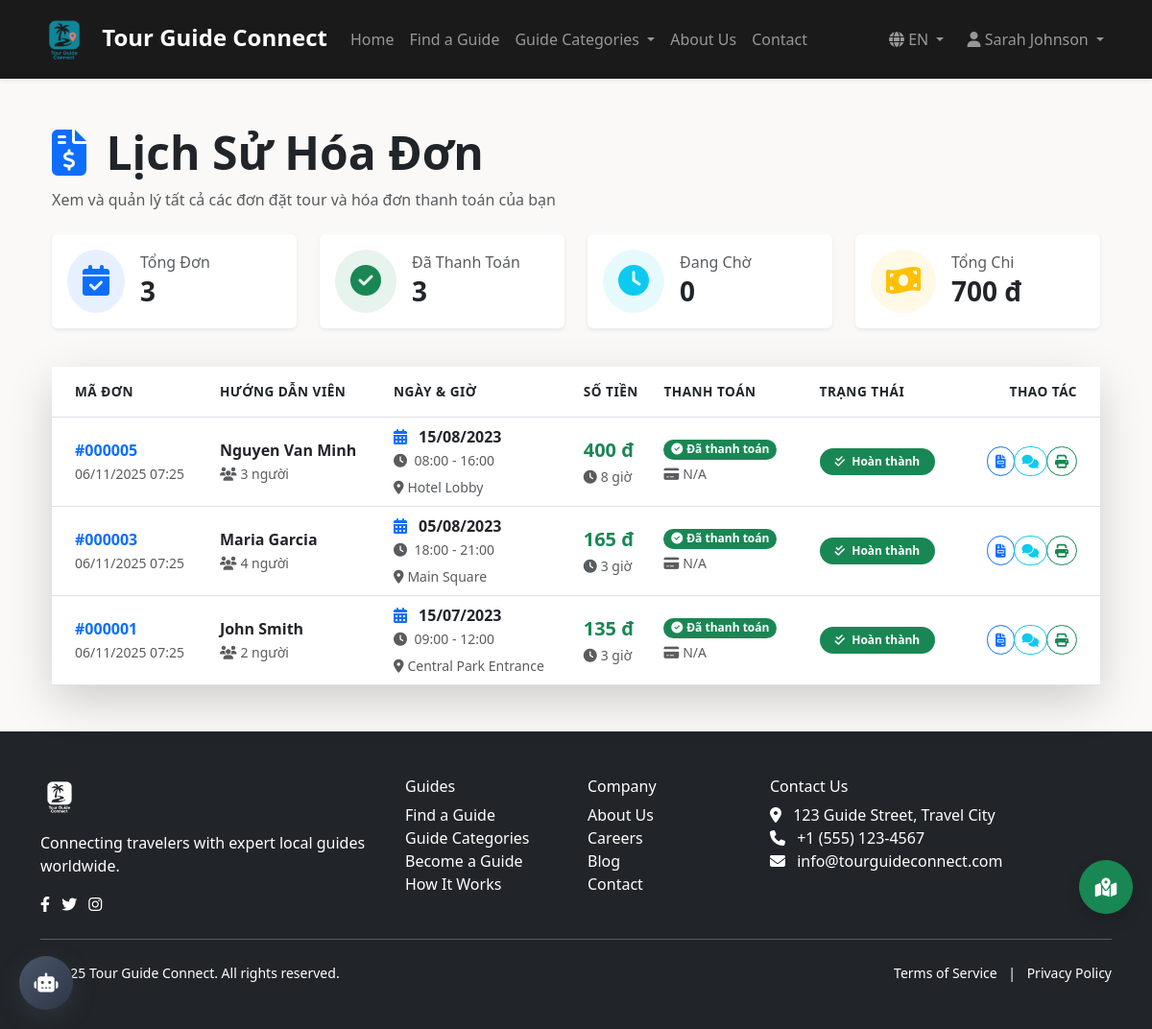
The app's page /user/bookings (signed in) with its own data.
### tables this page shows
CREATE TABLE bookings (
    id INT AUTO_INCREMENT PRIMARY KEY,
    guide_id INT NOT NULL,
    user_id INT NOT NULL,
    booking_date DATE NOT NULL,
    start_time TIME NOT NULL,
    end_time TIME NOT NULL,
    total_hours DECIMAL(5, 2) NOT NULL,
    total_price DECIMAL(10, 2) NOT NULL,
    status ENUM('pending', 'confirmed', 'completed', 'cancelled') NOT NULL DEFAULT 'pending',
    payment_status ENUM('pending', 'paid', 'refunded') NOT NULL DEFAULT 'pending',
    transaction_id VARCHAR(50) NULL,
    special_requests TEXT NULL,
    number_of_people INT NOT NULL DEFAULT 1,
    meeting_location TEXT NOT NULL,
    created_at TIMESTAMP DEFAULT CURRENT_TIMESTAMP,
    updated_at TIMESTAMP DEFAULT CURRENT_TIMESTAMP ON UPDATE CURRENT_TIMESTAMP,
    FOREIGN KEY (guide_id) REFERENCES guide_profiles(id) ON DELETE CASCADE,
    FOREIGN KEY (user_id) REFERENCES users(id) ON DELETE CASCADE
);

CREATE TABLE users (
    id INT AUTO_INCREMENT PRIMARY KEY,
    name VARCHAR(100) NOT NULL,
    email VARCHAR(100) NOT NULL UNIQUE,
    google_id VARCHAR(255) NULL,
    password VARCHAR(255) NOT NULL,
    user_type ENUM('user', 'guide', 'admin') NOT NULL DEFAULT 'user',
    profile_image VARCHAR(255) DEFAULT 'default.jpg',
    created_at TIMESTAMP DEFAULT CURRENT_TIMESTAMP,
    updated_at TIMESTAMP DEFAULT CURRENT_TIMESTAMP ON UPDATE CURRENT_TIMESTAMP,
    last_login TIMESTAMP NULL,
    status ENUM('active', 'inactive', 'pending', 'banned') NOT NULL DEFAULT 'pending',
    verification_token VARCHAR(100) NULL,
    reset_token VARCHAR(100) NULL,
    reset_token_expires TIMESTAMP NULL,
    phone VARCHAR(20) NULL,
    address TEXT NULL,
    hobbies TEXT NULL,
    UNIQUE INDEX google_id_idx (google_id)
);

### app/views/user/bookings.php (the view, shortened to what the rows shown need)
<div class="container my-5">
    <div class="row mb-4">
        <div class="col-12">
            <div>
                <h1 class="display-5 fw-bold mb-2">
                    <i class="fas fa-file-invoice-dollar me-2 text-primary"></i>
                    Lịch Sử Hóa Đơn
                </h1>
                <p class="text-muted mb-0">Xem và quản lý tất cả các đơn đặt tour và hóa đơn thanh toán của bạn</p>
            </div>
        </div>
    </div>
    <div class="row mb-4">
        <div class="col-md-3 col-sm-6 mb-3">
            <div class="card border-0 shadow-sm h-100">
                <div class="card-body">
                    <div class="d-flex align-items-center">
                        <div class="flex-shrink-0">
                            <div class="bg-primary bg-opacity-10 rounded-circle p-3">
                                <i class="fas fa-calendar-check fa-2x text-primary"></i>
                            </div>
                        </div>
                        <div class="flex-grow-1 ms-3">
                            <h6 class="text-muted mb-1">Tổng Đơn</h6>
                            <h3 class="mb-0 fw-bold"><?php echo count($allBookings ?? $bookings); ?></h3>
                        </div>
                    </div>
                </div>
            </div>
        </div>
        <div class="col-md-3 col-sm-6 mb-3">
            <div class="card border-0 shadow-sm h-100">
                <div class="card-body">
                    <div class="d-flex align-items-center">
                        <div class="flex-shrink-0">
                            <div class="bg-success bg-opacity-10 rounded-circle p-3">
                                <i class="fas fa-check-circle fa-2x text-success"></i>
                            </div>
                        </div>
                        <div class="flex-grow-1 ms-3">
                            <h6 class="text-muted mb-1">Đã Thanh Toán</h6>
                            <h3 class="mb-0 fw-bold">
                                <?php
                                    $paidCount = 0;
                                    $statsBookings = $allBookings ?? $bookings;
                                    foreach($statsBookings as $b) {
                                        if($b->payment_status == 'paid' || ($b->transaction_payment_status == 'success')) {
                                            $paidCount++;
                                        }
                                    }
                                    echo $paidCount;
                                ?>
                            </h3>
                        </div>
                    </div>
                </div>
            </div>
        </div>
        <div class="col-md-3 col-sm-6 mb-3">
            <div class="card border-0 shadow-sm h-100">
                <div class="card-body">
                    <div class="d-flex align-items-center">
                        <div class="flex-shrink-0">
                            <div class="bg-info bg-opacity-10 rounded-circle p-3">
                                <i class="fas fa-clock fa-2x text-info"></i>
                            </div>
                        </div>
                        <div class="flex-grow-1 ms-3">
                            <h6 class="text-muted mb-1">Đang Chờ</h6>
                            <h3 class="mb-0 fw-bold">
                                <?php
                                    $pendingCount = 0;
                                    echo $pendingCount;
                                ?>
                            </h3>
                        </div>
                    </div>
                </div>
            </div>
        </div>
        <div class="col-md-3 col-sm-6 mb-3">
            <div class="card border-0 shadow-sm h-100">
                <div class="card-body">
                    <div class="d-flex align-items-center">
                        <div class="flex-shrink-0">
                            <div class="bg-warning bg-opacity-10 rounded-circle p-3">
                                <i class="fas fa-money-bill-wave fa-2x text-warning"></i>
                            </div>
                        </div>
                        <div class="flex-grow-1 ms-3">
                            <h6 class="text-muted mb-1">Tổng Chi</h6>
                            <h3 class="mb-0 fw-bold">
                                <?php
                                    $totalAmount = 0;
                                    $statsBookings = $allBookings ?? $bookings;
                                    foreach($statsBookings as $b) {
                                        if($b->payment_status == 'paid' || ($b->transaction_payment_status == 'success')) {
                                            $totalAmount += $b->total_price;
                                        }
                                    }
                                    echo number_format($totalAmount, 0, ',', '.') . ' đ';
                                ?>
                            </h3>
                        </div>
                    </div>
                </div>
            </div>
        </div>
    </div>
    <?php if (empty($bookings)): ?>
        <div class="row">
            <div class="col-12">
                <div class="card border-0 shadow-lg rounded-4">
                    <div class="card-body text-center py-5">
                        <div class="mb-4">
                            <i class="fas fa-file-invoice fa-5x text-muted mb-3"></i>
                        </div>
                        <h3 class="fw-bold mb-3">Chưa Có Đơn Đặt Tour</h3>
                        <p class="text-muted mb-4">Bạn chưa có đơn đặt tour nào. Hãy bắt đầu khám phá và tìm hướng dẫn viên phù hợp với bạn!</p>
                        <a href="<?php echo url('tourGuide/browse'); ?>" class="btn btn-lg btn-primary rounded-pill px-5">
                            <i class="fas fa-search me-2"></i>Tìm Hướng Dẫn Viên
                        </a>
                    </div>
                </div>
            </div>
        </div>
    <?php else: ?>
        <div class="card border-0 shadow-lg rounded-4">
            <div class="card-body p-0">
                <div class="table-responsive">
                    <table class="table table-hover align-middle mb-0">
                        <thead style="background: linear-gradient(135deg, #667eea 0%, #764ba2 100%); color: white;">
                            <tr>
                                <th class="ps-4 py-3">Mã Đơn</th>
                                <th class="py-3">Hướng Dẫn Viên</th>
                                <th class="py-3">Ngày & Giờ</th>
                                <th class="py-3">Số Tiền</th>
                                <th class="py-3">Thanh Toán</th>
                                <th class="py-3">Trạng Thái</th>
                                <th class="py-3 text-end pe-4">Thao Tác</th>
                            </tr>
                        </thead>
                        <tbody>
                            <?php foreach ($bookings as $index => $booking): ?>
                                <tr class="border-bottom">
                                    <td class="ps-4">
                                        <div class="fw-bold text-primary">#<?php echo str_pad($booking->id, 6, '0', STR_PAD_LEFT); ?></div>
                                        <small class="text-muted">
                                            <?php echo date('d/m/Y H:i', strtotime($booking->created_at)); ?>
                                        </small>
                                    </td>
                                    <td>
                                        <div>
                                            <div class="fw-bold"><?php echo htmlspecialchars($booking->guide_name); ?></div>
                                            <small class="text-muted">
                                                <i class="fas fa-users me-1"></i><?php echo (int)$booking->number_of_people; ?> người
                                            </small>
                                        </div>
                                    </td>
                                    <td>
                                        <div class="fw-bold">
                                            <i class="fas fa-calendar-alt me-2 text-primary"></i>
                                            <?php echo date('d/m/Y', strtotime($booking->booking_date)); ?>
                                        </div>
                                        <small class="text-muted">
                                            <i class="fas fa-clock me-1"></i>
                                            <?php echo date('H:i', strtotime($booking->start_time)); ?> - <?php echo date('H:i', strtotime($booking->end_time)); ?>
                                        </small>
                                        <?php if($booking->meeting_location): ?>
                                            <div class="mt-1">
                                                <small class="text-muted">
                                                    <i class="fas fa-map-marker-alt me-1"></i><?php echo htmlspecialchars($booking->meeting_location); ?>
                                                </small>
                                            </div>
                                        <?php endif; ?>
                                    </td>
                                    <td>
                                        <div class="fw-bold text-success fs-5">
                                            <?php echo number_format($booking->total_price, 0, ',', '.'); ?> đ
                                        </div>
                                        <small class="text-muted">
                                            <i class="fas fa-clock me-1"></i><?php echo (int)$booking->total_hours; ?> giờ
                                        </small>
                                    </td>
                                    <td>
                                        <?php
                                            $paymentStatus = $booking->transaction_payment_status ?? $booking->payment_status ?? 'pending';
                                            $paymentMethod = $booking->transaction_payment_method ?? $booking->payment_method ?? 'N/A';
                                            if($paymentStatus == 'success' || $booking->payment_status == 'paid'):
                                        ?>
                                            <div class="d-flex align-items-center">
                                                <span class="badge bg-success rounded-pill me-2">
                                                    <i class="fas fa-check-circle me-1"></i>Đã thanh toán
                                                </span>
                                            </div>
                                            <?php if($paymentMethod): ?>
                                                <small class="text-muted d-block mt-1">
                                                    <i class="fas fa-credit-card me-1"></i><?php echo htmlspecialchars($paymentMethod); ?>
                                                </small>
                                            <?php endif; ?>
                                        <?php else: ?>
                                            <span class="badge bg-warning text-dark rounded-pill">
                                                <i class="fas fa-clock me-1"></i>Chưa thanh toán
                                            </span>
                                        <?php endif; ?>
                                    </td>
                                    <td>
                                        <?php
                                            $statusClass = '';
                                            $statusIcon = '';
                                            $statusText = '';
                                            switch ($booking->status) {
                                                case 'completed':
                                                    $statusClass = 'bg-success text-white';
                                                    $statusIcon = 'fa-check-double';
                                                    $statusText = 'Hoàn thành';
                                                    break;
                                            }
                                        ?>
                                        <span class="badge <?php echo $statusClass; ?> rounded-pill px-3 py-2">
                                            <i class="fas <?php echo $statusIcon; ?> me-1"></i>
                                            <?php echo $statusText; ?>
                                        </span>
                                    </td>
                                    <td class="text-end pe-4">
                                        <div class="btn-group" role="group">
                                            <button type="button" class="btn btn-sm btn-outline-primary rounded-pill"
                                                    onclick="viewInvoice(<?php echo $booking->id; ?>)"
                                                    title="Xem hóa đơn">
                                                <i class="fas fa-file-invoice"></i>
                                            </button>
                                            <a href="<?php echo url('user/chat/' . $booking->id); ?>"
                                               class="btn btn-sm btn-outline-info rounded-pill"
                                               title="Nhắn tin">
                                                <i class="fas fa-comments"></i>
                                            </a>
                                            <button type="button" class="btn btn-sm btn-outline-success rounded-pill"
                                                    onclick="printInvoice(<?php echo $booking->id; ?>)"
                                                    title="In hóa đơn">
                                                <i class="fas fa-print"></i>
                                            </button>
                                        </div>
                                    </td>
                                </tr>
                            <?php endforeach; ?>
                        </tbody>
                    </table>
                </div>
            </div>
        </div>
    <?php endif; ?>
</div>

### app/route.php (shortened to what the rows shown need)
<?php
function handle_custom_routes($uri, $routes) {
    foreach ($routes as $route) {
        if (preg_match($route['pattern'], $uri, $matches)) {
            $controller = new $route['controller']();
            $params = [];
            call_user_func_array([$controller, $route['method']], $params);
            exit;
        }
    }
}

### records on screen
bookings: id "000005", created_at "06/11/2025 07:25", users.name "Nguyen Van Minh", number_of_people "3", booking_date "15/08/2023", start_time "08:00", end_time "16:00", meeting_location "Hotel Lobby", total_price "400", total_hours "8", paymentMethod "N/A", status "Hoàn thành"
bookings: id "000003", created_at "06/11/2025 07:25", users.name "Maria Garcia", number_of_people "4", booking_date "05/08/2023", start_time "18:00", end_time "21:00", meeting_location "Main Square", total_price "165", total_hours "3", paymentMethod "N/A", status "Hoàn thành"
bookings: id "000001", created_at "06/11/2025 07:25", users.name "John Smith", number_of_people "2", booking_date "15/07/2023", start_time "09:00", end_time "12:00", meeting_location "Central Park Entrance", total_price "135", total_hours "3", paymentMethod "N/A", status "Hoàn thành"

### other values on screen
count($allBookings ?? $bookings) "3"
$paidCount "3"
$pendingCount "0"
$totalAmount "700"
